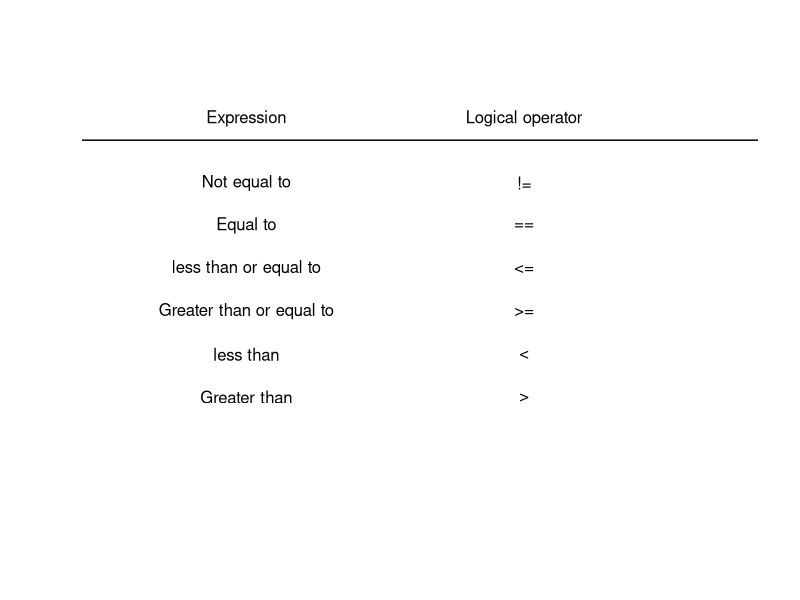

Reproduce this figure in R.

  plot.new()
  plot(1:10, 1:10, type = "n", bty= "n", axes = FALSE, ann = FALSE)
  words <- c("Greater than", "less than", "Greater than or equal to", "less than or equal to", "Equal to", "Not equal to")
  logicals <- c(">", "<", ">=", "<=", "==", "!=")
  
  usr = par("usr")
  
  for(i in 1:6){
    text(3, i+2, words[i])
  }
  segments(usr[1], 9, usr[2], 9)
  text(3, 9.5, "Expression")
  
  for(i in 1:6){
    text(7, i+2, logicals[i])
  }
  segments(usr[1], 9, usr[2], 9)
  text(7, 9.5, "Logical operator")



